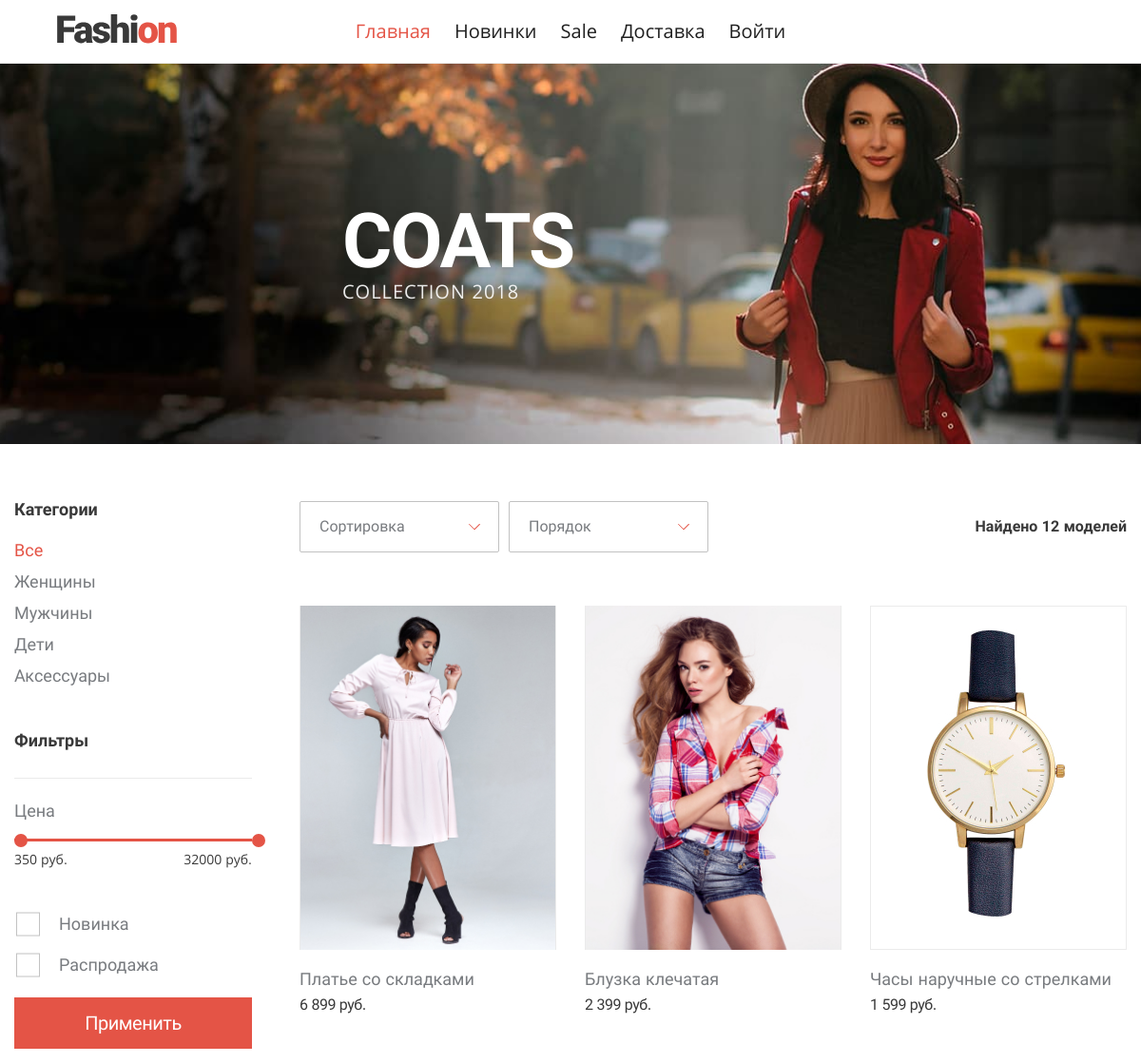
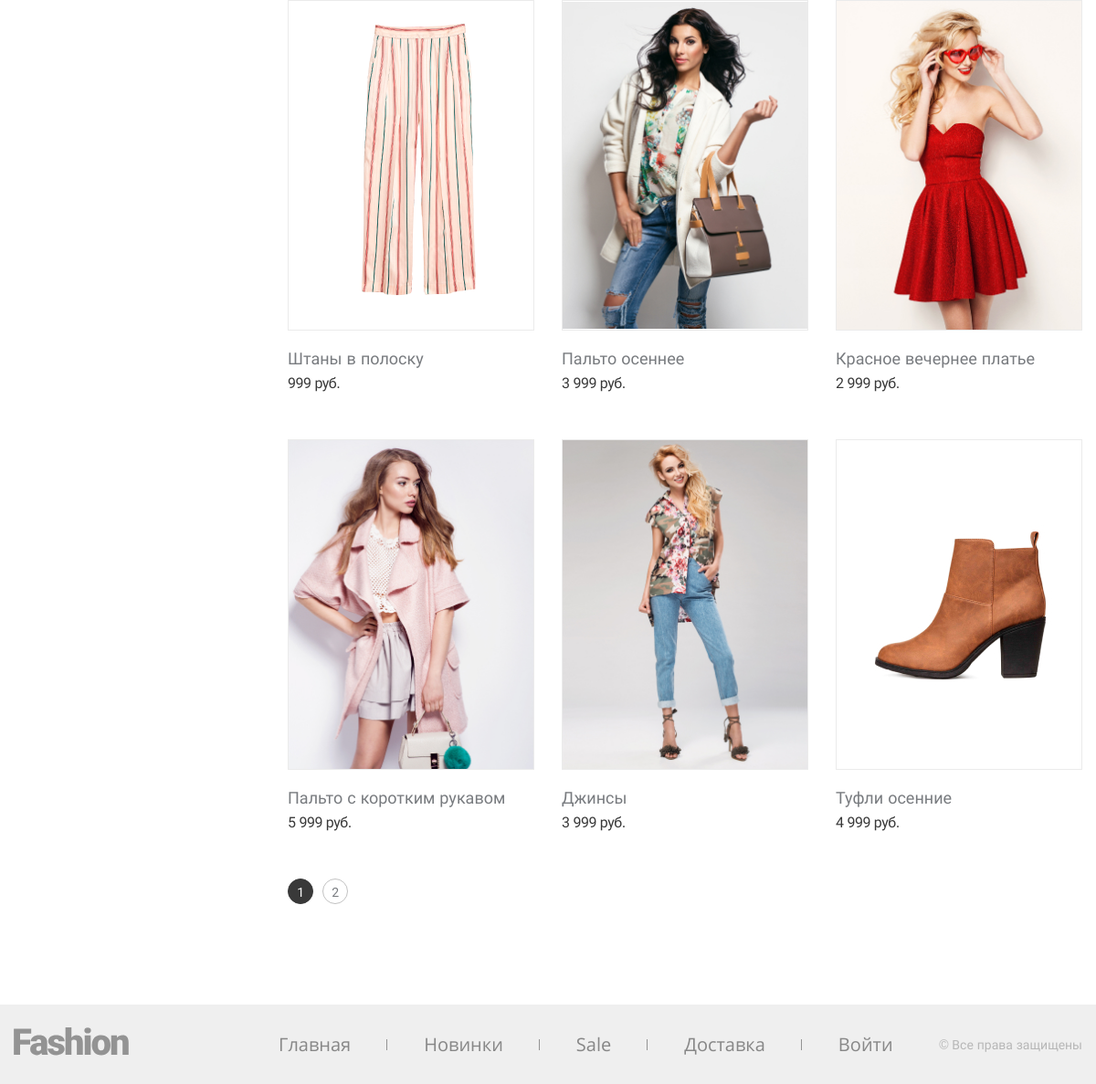
The page / on the database its author committed (2 pictures, top to bottom).
### tables this page shows
CREATE TABLE `categories` (
  `id` int(11) NOT NULL,
  `name` varchar(255) NOT NULL,
  `path` varchar(255) NOT NULL,
  `type` varchar(255) NOT NULL
);

CREATE TABLE `products` (
  `id` int(11) NOT NULL,
  `name` varchar(255) NOT NULL,
  `price` decimal(11,2) NOT NULL,
  `img_name` varchar(255) NOT NULL,
  `new` tinyint(1) NOT NULL DEFAULT '0',
  `sale` tinyint(1) NOT NULL DEFAULT '0'
);

### index.php (called while the page is built, shortened)
<?php
include $_SERVER['DOCUMENT_ROOT'] . '/config/index.php';
include $_SERVER['DOCUMENT_ROOT'] . '/helpers/requestDBHelper.php';
include $_SERVER['DOCUMENT_ROOT'] . '/helpers/pageHelper.php';
include $_SERVER['DOCUMENT_ROOT'] . '/templates/header.php';
pageHelper\showContent($contentArray);
include $_SERVER['DOCUMENT_ROOT'] . '/templates/footer.php';

### helpers/requestDBHelper.php (called while the page is built, shortened)
<?php
function getConnection()
{
    include $_SERVER['DOCUMENT_ROOT'] . '/config/index.php';
    static $connection = null;
    if ($connection === null) {
        $connection = mysqli_connect($dbHost, $dbUser, $dbPassword, $dbName) or die('connection Error');
    }
    return $connection;
}
function getProducts($admin = false)
{
    $query = "select products.id, products.name, products.price, products.img_name as 'imgName', products.new, products.sale, c.name as 'categoryName', c.type as 'categoryType'
from products
         left join category_product cp on products.id = cp.product_id
         left join categories c on cp.category_id = c.id order by products.id";
    $admin ? $query .= " DESC" : null;
    if ($requestProducts = mysqli_query(getConnection(), $query)) {
        return mysqli_fetch_all($requestProducts, MYSQLI_ASSOC);
    }
}
function getCategories()
{
    if ($requestCategiries = mysqli_query(getConnection(),
        "select * from categories")) {
        return mysqli_fetch_all($requestCategiries, MYSQLI_ASSOC);
    }
}

### config/index.php (called while the page is built, shortened)
<?php
$menuArray = [
    [
        'title' => 'Главная',
        'path' => '/',
        'sort' => 0,
        'admin' => null,
    ],
    [
        'title' => 'Новинки',
        'path' => '/?new=1',
        'sort' => 1,
        'admin' => false,
    ],
    [
        'title' => 'Sale',
        'path' => '/?sale=1',
        'sort' => 2,
        'admin' => false,
    ],
    [
        'title' => 'Доставка',
        'path' => '/delivery',
        'sort' => 3,
        'admin' => false,
    ],
    [
        'title' => 'Товары',
        'path' => '/admin/products',
        'sort' => 4,
        'admin' => true,
    ],
    [
        'title' => 'Заказы',
        'path' => '/admin/orders',
        'sort' => 5,
        'admin' => true,
    ],
];

### templates/productItem.php (the view, shortened to what this page needs)
<?php include $_SERVER['DOCUMENT_ROOT'] . '/config/index.php'; ?>
<article class="shop__item product" tabindex="0" id="<?= $product['id'] ?>">
    <div class="product__image">
        <img src="<?= '/img/products/' . $product['imgName'] ?>" alt="<?= $product['name'] ?>">
    </div>
    <p class="product__name">
        <a href="/?productId=<?= $product['id'] ?>&productPrice=<?= $product['price'] ?>&<?= parse_url($_SERVER['REQUEST_URI'], PHP_URL_QUERY) ?>"
           style="color: #787B7F !important;">
            <?= $product['name'] ?></a>
    </p>
    <span class="product__price"><?= number_format($product['price'], 0, ' ', ' ') ?> руб.</span>
</article>

### templates/header.php (shortened to what this page needs)
<!DOCTYPE html>
<html lang="ru">
<head>
    <link rel="stylesheet" href="/css/style.min.css">
</head>
<body>
<header class="page-header">
    <a class="page-header__logo" href="/">
        <img src="/img/logo.svg" alt="Fashion">
    </a>
    <nav class="page-header__menu">
        <?php
        if (isset($_SESSION['isLoggedIn'])):
            pageHelper\showMenu($menuArray, $_SESSION['isLoggedIn'], 'header');
        else:
            pageHelper\showMenu($menuArray, null, 'header');
        endif;
        ?>
    </nav>
</header>

### templates/menu.php
<ul class="main-menu main-menu--<?= $menuClass ?>">
    <?php foreach ($menuArray as $menuItem): ?>
        <?php if ($menuItem['admin'] === $admin || $menuItem['admin'] === null) : ?>
            <li <?php if (empty($_SESSION['admin']) && $menuItem['title'] === 'Товары'): ?>hidden<?php endif; ?>>
                <a class="main-menu__item<?php if (pageHelper\isCurrentURL($menuItem['path'])): ?> active<?php endif; ?>"
                   href="<?= $menuItem['path'] ?>"><?= $menuItem['title'] ?></a>
            </li>
        <?php endif; ?>
    <?php endforeach;
    if (empty($_SESSION['isLoggedIn'])):?>
        <li>
            <a class="main-menu__item" href="/authorization">Войти</a>
        </li>
    <?php else: ?>
        <li>
            <a class="main-menu__item" href="/?login=out">Выйти</a>
        </li>
    <?php endif; ?>
</ul>

### route/index.php (shortened to what this page needs)
<?php
include $_SERVER['DOCUMENT_ROOT'] . '/config/index.php';
$categories = requestDBHelper\getCategories();
$products = pageHelper\transformProductsArr(requestDBHelper\getProducts());
$pages = ceil(count($products) / 9);
$page = $_GET['page'] ?? 1;
?>
<main class="shop-page">
    <header class="intro">
        <div class="intro__wrapper">
            <h1 class=" intro__title">COATS</h1>
            <p class="intro__info">Collection 2018</p>
        </div>
    </header>
    <section class="shop container">
        <section class="shop__filter filter">
            <form id="filterForm">
                <div class="filter__wrapper">
                    <b class="filter__title">Категории</b>
                    <?php include $_SERVER['DOCUMENT_ROOT'] . '/templates/categories.php'; ?>
                </div>
                <div class="filter__wrapper">
                    <b class="filter__title">Фильтры</b>
                    <div class="filter__range range">
                        <span class="range__info">Цена</span>
                        <div class="range__line" aria-label="Range Line"></div>
                        <div class="range__res">
                            <span class="range__res-item min-price"><?= isset($_GET['minPrice']) ? htmlspecialchars($_GET['minPrice']) : '350' ?> руб.</span>
                            <span class="range__res-item max-price"><?= isset($_GET['maxPrice']) ? htmlspecialchars($_GET['maxPrice']) : '32000' ?> руб.</span>
                        </div>
                    </div>
                </div>
                <fieldset class="custom-form__group">
                    <label for="new" class="custom-form__checkbox-label custom-form__info" style="display: block;">Новинка</label>
                    <label for="sale" class="custom-form__checkbox-label custom-form__info" style="display: block;">Распродажа</label>
                </fieldset>
                <button class="button" type="submit" name="submitFilter" value="submitFilter" style="width: 100%">
                    Применить
                </button>
            </form>
        </section>
        <div class="shop__wrapper">
            <section class="shop__sorting">
                <div class="shop__sorting-item custom-form__select-wrapper">
                    <select class="custom-form__select" name="sortCategory" form="filterForm">
                        <option hidden="" value="null">Сортировка</option>
                    </select>
                </div>
                <div class="shop__sorting-item custom-form__select-wrapper">
                    <select class="custom-form__select" name="orderCategory" form="filterForm">
                        <option hidden="" value="null">Порядок</option>
                    </select>
                </div>
                <p class="shop__sorting-res">Найдено <span class="res-sort"><?= count($products) ?></span> моделей</p>
            </section>
            <section class="shop__list">
                <?php pageHelper\showProducts($products, $pages, $page);  ?>
            </section>
            <?php pageHelper\showPaginator($pages, $page); ?>
        </div>
    </section>
</main>

### templates/categories.php
<ul class="filter__list">
    <li>
        <a class="filter__list-item<?php if (pageHelper\isCurrentURL('/', true)): ?> active<?php endif; ?>" href="/">Все</a>
    </li>
    <?php foreach ($categories as $category): ?>
        <li>
            <a class="filter__list-item<?php if (isset($_GET['category']) && $_GET['category'] === $category['type']): ?> active<?php endif; ?>"
               href="<?= $category['path'] ?>"><?= $category['name'] ?></a>
        </li>
    <?php endforeach; ?>
</ul>

### helpers/pageHelper.php (shortened to what this page needs)
<?php
function isCurrentURL($url, $query = false)
{
    $urlQuery = parse_url($url, PHP_URL_QUERY);
    $urlPath = parse_url($url, PHP_URL_PATH);
    if ($query) {
        return (parse_url($_SERVER['REQUEST_URI'], PHP_URL_PATH) == $urlPath && parse_url($_SERVER['REQUEST_URI'], PHP_URL_QUERY) == $urlQuery);
    } else {
        return parse_url($_SERVER['REQUEST_URI'], PHP_URL_PATH) == $url;
    }
}
function showContent(array $contentArray, $admin = false)
{
    include $_SERVER['DOCUMENT_ROOT'] . '/route/index.php';
}
function transformProductsArr($arr)
{
    $transformedArr = [];
    $i = 0;
    foreach ($arr as $elem) {
        if (empty($transformedArr)) {
            $transformedArr[$i] = $elem;
            $transformedArr[$i]['categoryTypes'] = [$elem['categoryType']];
            $transformedArr[$i]['categoryNames'] = [$elem['categoryName']];
        } elseif ($elem['id'] !== $transformedArr[$i]['id']) {
            $i++;
            $transformedArr[$i] = $elem;
            $transformedArr[$i]['categoryTypes'] = [$elem['categoryType']];
            $transformedArr[$i]['categoryNames'] = [$elem['categoryName']];
        } else {
            $transformedArr[$i]['categoryTypes'][] = $elem['categoryType'];
            $transformedArr[$i]['categoryNames'][] = $elem['categoryName'];
        }
    }
    return $transformedArr;
}
function showMenu(array $menuArray, $auth = null, string $menuClass = 'footer')
{
    $admin = false;
    include $_SERVER['DOCUMENT_ROOT'] . '/templates/menu.php';
}
function showProducts(array $productsArr, int $pages, $currentPage = 1)
{
    $limit = null;
    $productsCount = count($productsArr);
    if ($productsCount >= 9) {
        $limit = 9;
    } else {
        $limit = count($productsArr);
    }
    $productPages = [];
    $currentItem = 0;
    for ($i = 1; $i <= $pages; $i++) {
        $productPage = [];
        for (; $currentItem <= $productsCount - 1; $currentItem++) {
            if ($currentItem <= $limit - 1) {
                $productPage[] = $productsArr[$currentItem];
            } else {
                $limit += 9;
                break;
            }
        }
        $productPages[$i] = $productPage;
    }
    if (array_key_exists($currentPage, $productPages)) {
        foreach ($productPages[$currentPage] as $product) {
            include $_SERVER['DOCUMENT_ROOT'] . '/templates/productItem.php';
        }
    } else {
        include $_SERVER['DOCUMENT_ROOT'] . '/templates/noProductsMsg.php';
    }
}
function showPaginator(int $pages, int $currentPage)
{
    $changedPageParams = '';
    $productsParams = parse_url($_SERVER['REQUEST_URI'], PHP_URL_QUERY);
    $prevPage = preg_match('/page=(.*?)&/', $productsParams, $match);
    if (isset($match[1])) {
        $changedPageParams = str_replace("page=$match[1]&", '', $productsParams);
    } else {
        $changedPageParams = str_replace("page=$prevPage&", '', $productsParams);
    }
    include $_SERVER['DOCUMENT_ROOT'] . '/templates/paginator.php';
}

### templates/paginator.php
<ul class="shop__paginator paginator">
    <?php for ($page = 1; $page <= $pages; $page++) : ?>
        <li>
            <a class="paginator__item"
                <?php if ($page === $currentPage):
                    null;
                else: ?>
               href="/?page=<?= $page; ?>&<?= $changedPageParams;
               endif; ?>"><?= $page ?></a>
        </li>
    <?php endfor; ?>
</ul>

### templates/footer.php (shortened to what this page needs)
<footer class="page-footer">
    <div class="container">
        <a class="page-footer__logo" href="/">
            <img src="/img/logo--footer.svg" alt="Fashion">
        </a>
        <nav class="page-footer__menu">
            <?= pageHelper\showMenu($menuArray, null) ?>
        </nav>
        <address class="page-footer__copyright">
            © Все права защищены
        </address>
    </div>
</footer>
</body>
</html>

### rows shown on the page
categories: name "Женщины"
categories: name "Мужчины"
categories: name "Дети"
categories: name "Аксессуары"
products: img_name (picture), name "Платье со складками", price "6 899"
products: img_name (picture), name "Блузка клечатая", price "2 399"
products: img_name (picture), name "Часы наручные со стрелками", price "1 599"
products: img_name (picture), name "Штаны в полоску", price "999"
products: img_name (picture), name "Пальто осеннее", price "3 999"
products: img_name (picture), name "Красное вечернее платье", price "2 999"
products: img_name (picture), name "Пальто с коротким рукавом", price "5 999"
products: img_name (picture), name "Джинсы", price "3 999"
products: img_name (picture), name "Туфли осенние", price "4 999"

### other values the page prints
$menuItem['title'] "Главная"
$menuItem['title'] "Новинки"
$menuItem['title'] "Sale"
$menuItem['title'] "Доставка"
count($products) "12"
